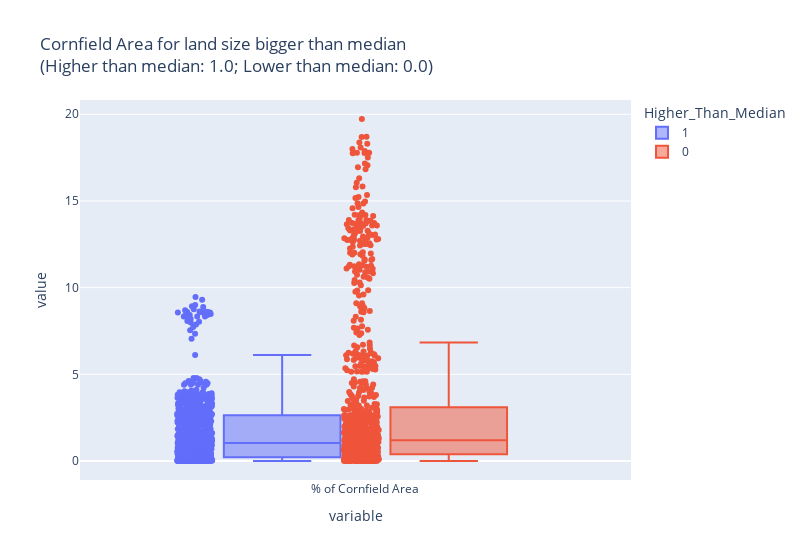

Notebook code cell kept with this figure:
### Code cell
import plotly.express as px
fig_box = px.box(last_df,                                           # Specify data frame
                 y=['% of Cornfield Area'],                       # Select posrecip and negrecip variables
                 points="all",                                     # Include all observations as data points
                 color = 'Higher_Than_Median',                                # Color (and group by) column "Cluster"
                 labels = {"Cluster": "Altruism"},                 # Rename "Cluster" as "Altruism" in our legend
                 title = """Cornfield Area for land size bigger than median 
                 <br>(Higher than median: 1.0; Lower than median: 0.0)""")       # Always add a title!
fig_box.update_layout(autosize=False, width = 800)                # Specify width (by default, full notebook cell)
fig_box

### Figure 1 — Plotly figure (JSON) as saved in the notebook; plotly's stock layout.template omitted (floating-point values rounded to 4 significant figures; data arrays with more than 128 entries replaced by an {"elided": "..."} marker saying what was removed)
{"data": [{"alignmentgroup": "True", "boxpoints": "all", "hovertemplate": "Higher_Than_Median=1<br>variable=%{x}<br>value=%{y}<extra></extra>", "legendgroup": "1", "marker": {"color": "#636efa"}, "name": "1", "notched": false, "offsetgroup": "1", "orientation": "v", "showlegend": true, "type": "box", "x": {"elided": "946 str values"}, "x0": " ", "xaxis": "x", "y": {"elided": "946 float values"}, "y0": " ", "yaxis": "y"}, {"alignmentgroup": "True", "boxpoints": "all", "hovertemplate": "Higher_Than_Median=0<br>variable=%{x}<br>value=%{y}<extra></extra>", "legendgroup": "0", "marker": {"color": "#EF553B"}, "name": "0", "notched": false, "offsetgroup": "0", "orientation": "v", "showlegend": true, "type": "box", "x": {"elided": "946 str values"}, "x0": " ", "xaxis": "x", "y": {"elided": "946 float values"}, "y0": " ", "yaxis": "y"}], "layout": {"autosize": false, "boxmode": "group", "legend": {"title": {"text": "Higher_Than_Median"}, "tracegroupgap": 0}, "title": {"text": "Cornfield Area for land size bigger than median \n                 <br>(Higher than median: 1.0; Lower than median: 0.0)"}, "width": 800, "xaxis": {"anchor": "y", "domain": [0, 1], "title": {"text": "variable"}}, "yaxis": {"anchor": "x", "domain": [0, 1], "title": {"text": "value"}}}}
